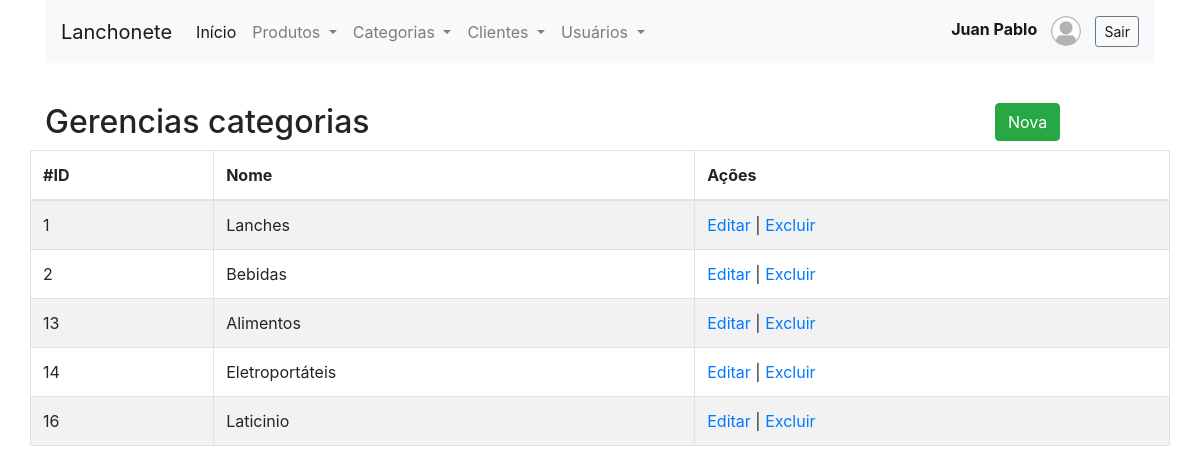
/categorias.php (signed in), run on the app's committed database.
### tables this page shows
CREATE TABLE `categorias` (
  `id` int NOT NULL AUTO_INCREMENT,
  `nome` varchar(45) DEFAULT NULL,
  PRIMARY KEY (`id`)
);

### classes/Conexao.php (called while the page is built, shortened)
<?php
class Conexao
{
	private $host;
	private $user;
	private $password;
	public function __construct() {
		$this->host = 'mysql:host=localhost;dbname=lanchonete_api';
		$this->user = 'root';
		$this->password = 'root';
	}
    public function conectar() {
    	try {
			$conn = new PDO(
							$this->host,
							$this->user,
							$this->password
						);
			return $conn;
		} catch (PDOException $e) {
			echo 'Erro na conexao. Erro reportado: ' . $e->getMessage();
			exit;
		}
    }
}

### classes/CategoriaDAO.php (called while the page is built, shortened)
<?php
require_once 'Model.php';
class CategoriaDAO extends Model
{
    public function __construct() {
    	$this->tabela = 'categorias';
    	$this->class = 'Categoria';
    }
}

### classes/Model.php (called while the page is built, shortened)
<?php
require 'Conexao.php';
class Model
{
	protected $tabela;
	protected $class;
	protected $db;
	public function __construct()
	{
		$conexao = new Conexao();
		$this->db = $conexao->conectar();
	}
    public function listar()
    {
    	$sql = "SELECT * FROM {$this->tabela}";
    	$stmt = $this->db->prepare($sql);
    	$stmt->setFetchMode(PDO::FETCH_CLASS, $this->class);
    	$stmt->execute();
    	return $stmt->fetchAll();
    }
}

### classes/Categoria.php (called while the page is built, shortened)
<?php
class Categoria
{
   private $id;
   private $nome;
    public function getId()
    {
        return $this->id;
    }
    public function getNome()
    {
        return $this->nome;
    }
}

### categorias.php (the view, shortened to what this page needs)
<?php include './layout/header.php'; ?>
<?php include './layout/menu.php'; ?>
<?php
require 'classes/Categoria.php';
require 'classes/CategoriaDAO.php';
$categoriaDAO = new CategoriaDAO();
$categorias = $categoriaDAO->listar();
?>
<div class="row" style="margin-top:40px">
	<div class="col-10">
		<h2>Gerencias categorias</h2>
	</div>
	<div class="col-2">
		<a href="form_categoria.php" class="btn btn-success">Nova</a>
	</div>
</div>
<div class="row">
	<table class="table table-hover table-bordered table-striped">
		<thead>
			<tr>
				<th>#ID</th>
				<th>Nome</th>
				<th>Ações</th>
			</tr>
		</thead>
		<tbody>
			<?php foreach($categorias as $categoria){ ?>
			<tr>
				<td><?= $categoria->getId() ?></td>
				<td><?= $categoria->getNome() ?></td>
				<td>
					<a href="form_categoria.php?id=<?= $categoria->getId() ?>">Editar</a> |
					<a href="controle_categoria.php?acao=deletar&id=<?= $categoria->getId() ?>" onclick="return confirm('Deseja realmente excluir?')">Excluir</a>
				</td>
			</tr>
			<?php } ?>
		</tbody>
	</table>
</div>
<?php include './layout/footer.php'; ?>

### data on the page
categorias: id "1", nome "Lanches"
categorias: id "2", nome "Bebidas"
categorias: id "13", nome "Alimentos"
categorias: id "14", nome "Eletroportáteis"
categorias: id "16", nome "Laticinio"

### other printed values
$_SESSION['nome'] "Juan Pablo"
